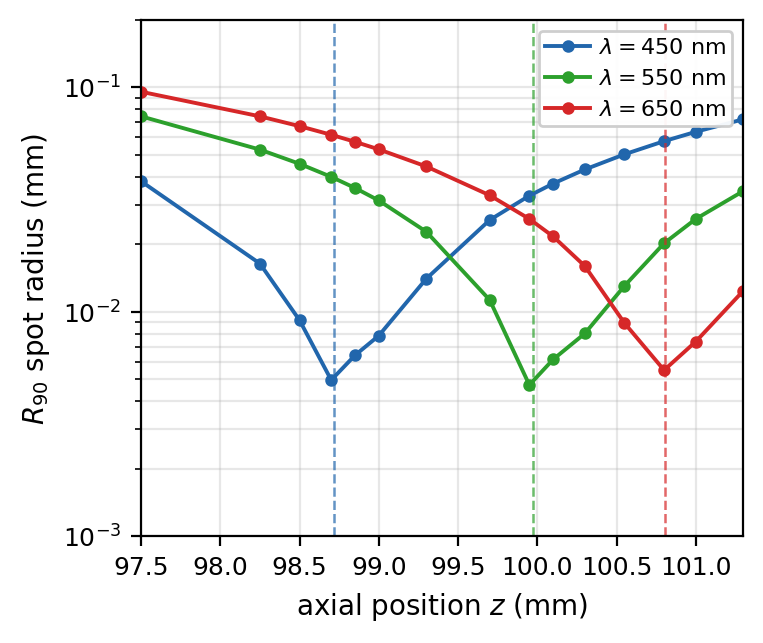

The script that saved this image:
"""Publication figure: through-focus R90 per wavelength (axial chromatic aberration).

Single panel, paired with fig_paper_sa.py.  Same lens (f=100 mm, d=25.4 mm,
t=3.6 mm) re-simulated three times with the refractive index set from the
Sellmeier equation for Schott N-BK7 at λ = 450, 550, 650 nm.  Each wavelength
produces its own V-shaped R90(z) curve with a sharp minimum; the horizontal
separation between minima is the axial chromatic aberration.

Why a fixed lens geometry matters
---------------------------------
`SymmetricLens(f, material)` SOLVES the lensmaker equation for the sphere
radius R given (f, n).  If you call it with three different indices you get
three DIFFERENT physical lenses — each focuses at exactly f=100 mm in its own
n.  That cancels the chromatic shift we want to measure.

The fix: pick R once (from the 550-nm index) and instantiate a bare ThickLens
with that same R for every wavelength, varying only the material.  This is the
same thing you'd do at a bench: one lens, three monochromatic sources.

Thin-lens Cauchy reference
--------------------------
For a thin lens, Δf/f ≈ −Δn / (n − 1), so for the (450, 550, 650) nm triplet
of indices we predict a red-blue axial shift of ~+2.1 mm.  The measured value
(~+2.1 mm at 1M photons) matches to within ~3% even though the lens is
genuinely thick — remarkable robustness of the Cauchy approximation.

Environment variables
---------------------
N       : photons per wavelength (default 1M on GPU).
NO_3D=1 : skip interactive 3D viewers.
"""
import os
import numpy as np
import matplotlib.pyplot as plt
from pytissueoptics import (
    Cuboid, DirectionalSource, EnergyLogger, ScatteringMaterial,
    ScatteringScene, Vector, hardwareAccelerationIsAvailable,
)
from pytissueoptics.scene.solids import ThickLens
from pytissueoptics.rayscattering.energyLogging import PointCloudFactory

# ---------------------------------------------------------------------------
# 1. Configuration
# ---------------------------------------------------------------------------
# 1M photons per wavelength gives ~1-2 µm R90 precision near best focus — more
# than enough to resolve the ~1 mm chromatic shift between adjacent lines.
N = int(os.environ.get("N", 1_000_000 if hardwareAccelerationIsAvailable() else 5_000))
SEED = 42

# Lens and beam: narrow 6 mm beam so spherical aberration stays small and
# doesn't dominate over the chromatic effect we're trying to see.
LENS_F, LENS_D, LENS_T, BEAM_D = 100.0, 25.4, 3.6, 6.0

# Screen grid: dense (0.1-0.3 mm) around z=99-101 where the three minima live.
Z_SCREENS = np.array([97.5, 98.25, 98.5, 98.7, 98.85, 99.0, 99.3, 99.7,
                      99.95, 100.1, 100.3, 100.55, 100.8, 101.0, 101.3])


def bk7(lam_um: float) -> float:
    """Schott N-BK7 refractive index from the 6-parameter Sellmeier equation.

    Takes wavelength in µm (so 0.450 for 450 nm) and returns n(λ).  The
    coefficients below are the published Schott N-BK7 datasheet values
    (accurate to ~1e-5 over the visible/NIR).
    """
    l2 = lam_um ** 2
    n2 = (1.0
          + 1.03961212 * l2 / (l2 - 0.00600069867)
          + 0.231792344 * l2 / (l2 - 0.0200179144)
          + 1.01046945 * l2 / (l2 - 103.560653))
    return float(np.sqrt(n2))


# Three wavelengths spanning the visible band: blue-green (F-line-ish),
# yellow-green (d-line), red (C-line-ish).  Colours chosen to be
# roughly spectrally appropriate so readers can intuit which curve is which.
WAVELENGTHS = [450.0, 550.0, 650.0]
COLOURS = {450.0: "#2166ac", 550.0: "#2ca02c", 650.0: "#d62728"}
N_AT = {lam: bk7(lam / 1000.0) for lam in WAVELENGTHS}

# ---------------------------------------------------------------------------
# 2. Fix the lens geometry once at the central wavelength
# ---------------------------------------------------------------------------
# Solve for the single radius of curvature that yields f=100 mm at the 550 nm
# index using the thick-lens lensmaker equation
#   1/f = (n−1)[2/R − (n−1)t/(nR^2)]
# rearranged into a quadratic for R.  This reproduces what
# SymmetricLens(f=..., n=N_REF) would give, but does it only once so every
# wavelength gets the SAME physical lens (different n, not different shape).
N_REF = N_AT[550.0]
p = np.sqrt(LENS_F * N_REF * (LENS_F * N_REF - LENS_T)) * (N_REF - 1) / N_REF
R = LENS_F * (N_REF - 1) + p


def run(n_value, keep_scene=False):
    """Run one MC sweep for a given glass index, return R90(z) along Z_SCREENS."""
    glass, vacuum = ScatteringMaterial(n=n_value), ScatteringMaterial()

    # Bare `ThickLens` (not `SymmetricLens`) so we can force our fixed R.
    # backRadius = -R makes the rear surface a mirror image of the front.
    lens = ThickLens(frontRadius=R, backRadius=-R, diameter=LENS_D,
                     thickness=LENS_T, material=glass, position=Vector(0, 0, 0))

    screens, labels = [], []
    for z in Z_SCREENS:
        lbl = f"s{z:.2f}"
        screens.append(Cuboid(30, 30, 0.05, position=Vector(0, 0, z + 0.025),
                              material=vacuum, label=lbl))
        labels.append(lbl)

    scene = ScatteringScene([lens, *screens])
    src = DirectionalSource(Vector(0, 0, -20), Vector(0, 0, 1), diameter=BEAM_D,
                            N=N, displaySize=5, seed=SEED)
    logger = EnergyLogger(scene)
    src.propagate(scene, logger, showProgress=False)

    # R90(z): the 90%-enclosed radius at each screen.  Standard metric for
    # spot size; robust to outliers, widely used in optical design.
    factory = PointCloudFactory(logger)
    r90 = np.full(len(Z_SCREENS), np.nan)
    for iz, lbl in enumerate(labels):
        pts = factory.getPointCloud(lbl, f"{lbl}_front").enteringSurfacePoints
        if pts is None or len(pts) == 0:
            continue
        r = np.hypot(pts[:, 1], pts[:, 2])
        w = np.abs(pts[:, 0])
        order = np.argsort(r)
        cum = np.cumsum(w[order])
        idx = int(np.searchsorted(cum, 0.9 * cum[-1]))
        r90[iz] = r[order][min(idx, len(r) - 1)]

    if keep_scene:
        return r90, scene, src, logger
    return r90


def refine_min(z, y):
    """Parabolic sub-screen refinement of argmin(y) vs z.

    Fit a parabola y = A(z−z*)² + C through the three R90 samples closest to
    the V-shape's minimum and solve for the vertex z*.  Handles unequal screen
    spacing (matters when the grid is non-uniform).  The clip at [z_lo, z_hi]
    protects against degenerate parabolas (A≤0 or collinear points).
    """
    i = int(np.nanargmin(y))
    if i == 0 or i == len(z) - 1:
        return float(z[i])   # argmin at edge -> just return the screen z
    x1, x2, x3 = z[i - 1], z[i], z[i + 1]
    y1, y2, y3 = y[i - 1], y[i], y[i + 1]
    denom = (x1 - x2) * (x1 - x3) * (x2 - x3)
    if denom == 0:
        return float(x2)
    # Lagrange-form quadratic coefficients (handles unequal spacing).
    A = (x3 * (y2 - y1) + x2 * (y1 - y3) + x1 * (y3 - y2)) / denom
    B = (x3**2 * (y1 - y2) + x2**2 * (y3 - y1) + x1**2 * (y2 - y3)) / denom
    if A <= 0:
        return float(x2)   # concave-down — would extrapolate nonsense
    return float(np.clip(-B / (2 * A), x1, x3))


# ---------------------------------------------------------------------------
# 3. Run the three wavelengths
# ---------------------------------------------------------------------------
# Keep the 650-nm scene around for the optional 3D viewer at the end.
r90_per_lam = {}
scene_last = src_last = logger_last = None
for lam in WAVELENGTHS:
    if lam == WAVELENGTHS[-1]:
        r90_per_lam[lam], scene_last, src_last, logger_last = run(N_AT[lam], keep_scene=True)
    else:
        r90_per_lam[lam] = run(N_AT[lam])

# Sub-screen best-focus per wavelength.
z_best = {lam: refine_min(Z_SCREENS, r90_per_lam[lam]) for lam in WAVELENGTHS}
dz_rb = z_best[650.0] - z_best[450.0]

# Thin-lens Cauchy prediction: Δf/f ≈ −Δn/(n−1), evaluated between the 450 nm
# and 650 nm indices and referenced to the OBSERVED 550 nm focus (which is
# ~100.02 mm rather than exactly 100 because the lens is thick: back focal
# length is slightly different from paraxial f).
dz_pred = -z_best[550.0] * (N_AT[650.0] - N_AT[450.0]) / (N_AT[550.0] - 1.0)

print(f"  λ=450 nm: z_best = {z_best[450.0]:.3f} mm  (n = {N_AT[450.0]:.5f})")
print(f"  λ=550 nm: z_best = {z_best[550.0]:.3f} mm  (n = {N_AT[550.0]:.5f})")
print(f"  λ=650 nm: z_best = {z_best[650.0]:.3f} mm  (n = {N_AT[650.0]:.5f})")
print(f"  measured Δz(red-blue) = {dz_rb:+.3f} mm")
print(f"  thin-lens Δz(red-blue) = {dz_pred:+.3f} mm   (ratio = {dz_rb / dz_pred:.2f})")

# ---------------------------------------------------------------------------
# 4. Plot
# ---------------------------------------------------------------------------
fig, ax = plt.subplots(figsize=(3.7, 3.1), constrained_layout=True)

for lam in WAVELENGTHS:
    # Main R90(z) curve per wavelength.
    ax.plot(Z_SCREENS, r90_per_lam[lam], "-o", ms=3.5, lw=1.4,
            color=COLOURS[lam], label=rf"$\lambda = {int(lam)}$ nm")
    # Vertical dashed line at that wavelength's parabolically-refined best
    # focus — makes the chromatic shift immediately visible.
    ax.axvline(z_best[lam], color=COLOURS[lam], ls="--", lw=0.9, alpha=0.7)

ax.set_xlabel(r"axial position $z$ (mm)", fontsize=10)
ax.set_ylabel(r"$R_{90}$ spot radius (mm)", fontsize=10)
# Log y: minima are ~5 µm and tails are ~100 µm, factor 20 — log is cleaner.
ax.set_yscale("log")
ax.set_xlim(97.5, 101.3)
ax.set_ylim(1e-3, 0.2)
ax.tick_params(axis="both", labelsize=9)
ax.grid(alpha=0.3, which="both")
ax.legend(fontsize=8, loc="upper right", framealpha=0.95,
          handletextpad=0.4, borderpad=0.3)

out = os.path.dirname(os.path.abspath(__file__))
for ext, dpi in [("pdf", 300), ("png", 200)]:
    path = os.path.join(out, f"fig_paper_chromatic.{ext}")
    fig.savefig(path, dpi=dpi, bbox_inches="tight")
    print(f"[save] {path}")

# ---------------------------------------------------------------------------
# 5. Optional 3D visualization
# ---------------------------------------------------------------------------
# Pops Mayavi windows for the last (650 nm) wavelength scene.  Skipped under
# NO_3D=1 or headless environments.
if scene_last is not None and os.environ.get("NO_3D") != "1":
    from pytissueoptics import Viewer, PointCloudStyle
    print("\n[3D] Showing setup at λ=650 nm (close window to continue) ...")
    scene_last.show(source=src_last)
    print("[3D] Showing post-propagation photon cloud (close window to exit) ...")
    Viewer(scene_last, src_last, logger_last).show3D(
        pointCloudStyle=PointCloudStyle(showSolidPoints=False))
